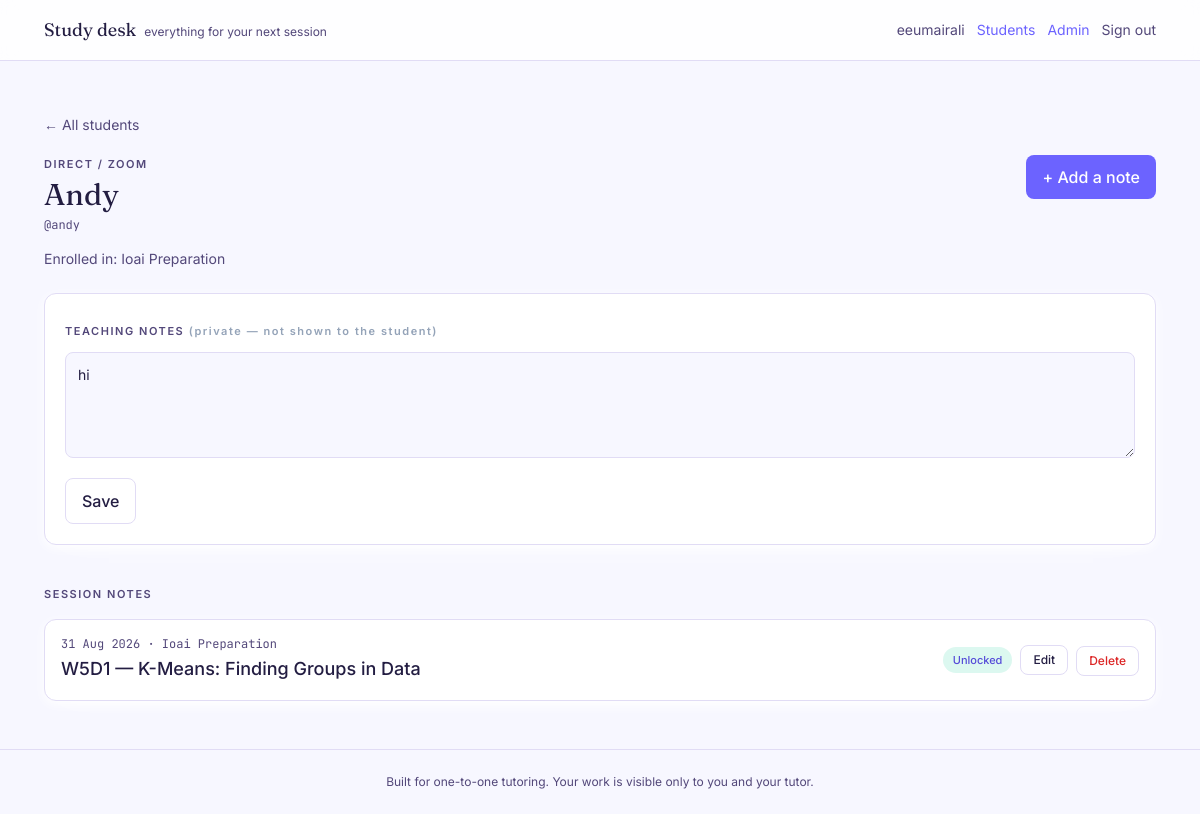
The app's page /students/2/ (signed in) with its own data.
### accounts/models.py (models this page shows, shortened)
class StudentProfile(models.Model):
    PLATFORMS = [
        ("fiverr", "Fiverr"),
        ("preply", "Preply"),
        ("direct", "Direct / Zoom"),
    ]
    user = models.OneToOneField(
        settings.AUTH_USER_MODEL, on_delete=models.CASCADE, related_name="student_profile"
    )
    display_name = models.CharField(
        max_length=60, help_text="What the student is called in lessons. A first name is enough."
    )
    platform = models.CharField(max_length=20, choices=PLATFORMS, default="direct")
    is_minor = models.BooleanField(
        default=False, help_text="Tick if under 18. Guardian contact is then required."
    )
    guardian_email = models.EmailField(
        blank=True, help_text="Only for students under 18. Leave empty otherwise."
    )
    notes = models.TextField(
        blank=True, help_text="Teaching notes only. Do not store anything sensitive here."
    )
    created_at = models.DateTimeField(auto_now_add=True)
    class Meta:
        ordering = ["display_name"]

### learning/models.py (models this page shows, shortened)
class Course(models.Model):
    SUBJECTS = [
        ("python", "Python"),
        ("data", "Data science"),
        ("ml", "Machine learning / computer vision"),
        ("matlab", "MATLAB"),
        ("robotics", "Arduino / Webots robotics"),
        ("exam", "Exam preparation"),
    ]
    title = models.CharField(max_length=120)
    slug = models.SlugField(unique=True)
    subject = models.CharField(max_length=20, choices=SUBJECTS, default="python")
    description = models.TextField(blank=True)
    is_published = models.BooleanField(
        default=True, help_text="Untick to hide from students while you build it."
    )
    created_at = models.DateTimeField(auto_now_add=True)
    class Meta:
        ordering = ["title"]

class Lesson(models.Model):
    course = models.ForeignKey(Course, on_delete=models.CASCADE, related_name="lessons", null=True, blank=True)
    student = models.ForeignKey(
        settings.AUTH_USER_MODEL, on_delete=models.CASCADE, related_name="personal_lessons",
        null=True, blank=True, help_text="Set for a dated document written for one student.",
    )
    date = models.DateField(null=True, blank=True, help_text="Orders this on the student's timeline.")
    order = models.PositiveIntegerField(default=1, help_text="Position in the course (shared curriculum lessons only).")
    title = models.CharField(max_length=140)
    subtitle = models.CharField(max_length=255, blank=True)
    description = models.TextField(blank=True, help_text="What the student will do this session. (Legacy field — new lessons use markdown_source.)")
    markdown_source = models.TextField(blank=True, help_text="The lesson document. See skills/FORMAT_SPEC.md.")
    meta = models.JSONField(default=dict, blank=True, help_text="Unknown front-matter keys, rendered as header pills.")
    hint_seconds_default = models.PositiveIntegerField(default=20)
    is_published = models.BooleanField(default=True, help_text="Locked (unticked) lessons are invisible to the student.")
    class Meta:
        ordering = ["-date", "order", "id"]

### learning/views.py (the view)
# urls.py: path("students/<int:user_id>/", views.student_detail, name="student_detail"),
@staff_member_required
def student_detail(request, user_id):
    student = get_object_or_404(User, pk=user_id)
    profile = getattr(student, "student_profile", None)
    if request.method == "POST" and request.POST.get("action") == "save_profile" and profile:
        profile.notes = request.POST.get("notes", "")
        profile.save(update_fields=["notes"])
        return redirect("student_detail", user_id=student.id)
    lessons = Lesson.objects.filter(student=student).order_by("-date", "-id")
    courses = Course.objects.filter(enrollments__student=student, enrollments__is_active=True)
    return render(request, "learning/tutor/student_detail.html", {
        "student": student, "profile": profile, "lessons": lessons, "courses": courses,
    })

### templates/learning/tutor/student_detail.html (shortened to what this page needs)
{% extends "base.html" %}
{% block content %}
<a href="{% url 'student_list' %}" class="text-sm text-slate-500 hover:text-ink">&larr; All students</a>
<div class="mt-4 flex flex-wrap items-start justify-between gap-4">
  <div>
    <p class="eyebrow">{% if profile %}{{ profile.get_platform_display }}{% else %}No profile{% endif %}{% if profile.is_minor %} · minor{% endif %}</p>
    <h1 class="mt-1 font-display text-3xl">{{ profile.display_name|default:student.username }}</h1>
    <p class="mt-1 font-mono text-xs text-slate-500">@{{ student.username }}{% if profile.guardian_email %} · guardian: {{ profile.guardian_email }}{% endif %}</p>
  </div>
  <a href="{% url 'lesson_upload' student.id %}" class="btn-primary shrink-0">+ Add a note</a>
</div>
{% if courses %}
  <p class="mt-4 text-sm text-slate-500">Enrolled in: {% for c in courses %}{{ c.title }}{% if not forloop.last %}, {% endif %}{% endfor %}</p>
{% endif %}
{% if profile %}
<form method="post" class="card mt-6 p-5">
  <label class="eyebrow" for="notes">Teaching notes <span class="normal-case text-slate-400">(private — not shown to the student)</span></label>
  <textarea id="notes" name="notes" rows="4" class="mt-2 w-full rounded-lg border border-line bg-paper p-3 text-sm focus:outline-none focus:ring-2 focus:ring-teal-600">{{ profile.notes }}</textarea>
  <button type="submit" class="btn-quiet mt-3">Save</button>
</form>
{% endif %}
<h2 class="mt-10 eyebrow">Session notes</h2>
{% if lessons %}
  <ol class="mt-4 divide-y divide-line overflow-hidden rounded-xl border border-line bg-card shadow-card">
    {% for lesson in lessons %}
      <li class="flex items-center gap-2 p-4">
        <a href="{% url 'lesson_tutor_view' lesson.id %}" class="flex min-w-0 flex-1 items-center justify-between gap-4 transition hover:opacity-80">
          <div class="min-w-0">
            <p class="font-mono text-xs text-slate-500">{{ lesson.date|default:"No date" }}{% if lesson.course %} · {{ lesson.course.title }}{% endif %}</p>
            <p class="mt-0.5 font-medium">{{ lesson.title }}</p>
          </div>
          <span class="shrink-0 rounded-full px-2.5 py-1 text-[11px] font-medium {% if lesson.is_published %}bg-mint-100 text-teal-700{% else %}bg-paper text-slate-500{% endif %}">
            {% if lesson.is_published %}Unlocked{% else %}Locked{% endif %}
          </span>
        </a>
        <a href="{% url 'lesson_edit' student.id lesson.id %}" class="btn-quiet shrink-0 px-3 py-1.5 text-xs">Edit</a>
        <form method="post" action="{% url 'lesson_delete' lesson.id %}"
              onsubmit="return confirm('Delete “{{ lesson.title }}”? This removes the student’s saved answers too. This cannot be undone.');">
          <button type="submit" class="btn-quiet shrink-0 px-3 py-1.5 text-xs text-red-600 hover:border-red-300">Delete</button>
        </form>
      </li>
    {% endfor %}
  </ol>
{% else %}
  <div class="card mt-4 p-8 text-center">
    <p class="font-display text-xl">No notes yet</p>
    <p class="mt-2 text-sm text-slate-500">Add the first one — paste or upload a Markdown file.</p>
  </div>
{% endif %}
{% endblock %}

### templates/base.html (shortened to what this page needs)
{% load static %}<!doctype html>
<html lang="en" class="h-full">
<head>
<link rel="stylesheet" href="{% static 'css/app.css' %}">
</head>
<body class="min-h-full flex flex-col">
<header class="border-b border-line bg-card/80 backdrop-blur">
  <div class="mx-auto flex max-w-6xl items-center justify-between px-5 py-4">
    <a href="{% url 'dashboard' %}" class="flex items-baseline gap-2">
      <span class="font-display text-lg text-ink">Study desk</span>
      <span class="hidden text-xs text-slate-500 sm:inline">everything for your next session</span>
    </a>
    <div class="flex items-center gap-3 text-sm">
      {% if user.is_authenticated %}
        <span class="hidden text-slate-500 sm:inline">{{ user.student_profile.display_name|default:user.username }}</span>
        {% if user.is_staff %}
          <a class="text-teal-600 hover:underline" href="{% url 'student_list' %}">Students</a>
          <a class="text-teal-600 hover:underline" href="/admin/">Admin</a>
        {% endif %}
      {% endif %}
      {% if user.is_authenticated %}
        <form method="post" action="{% url 'logout' %}">{% csrf_token %}
          <button class="text-slate-500 hover:text-ink">Sign out</button>
        </form>
      {% endif %}
    </div>
  </div>
</header>
<main id="main" class="mx-auto w-full max-w-6xl flex-1 px-5 py-8 sm:py-12">
  {% block content %}{% endblock %}
</main>
<footer class="border-t border-line py-6 text-center text-xs text-slate-500">
  Built for one-to-one tutoring. Your work is visible only to you and your tutor.
</footer>
</body>
</html>

### records on screen
StudentProfile: platform "DIRECT / ZOOM", display_name "Andy", notes "hi"
Course: title "Ioai Preparation"
Lesson: date "31 Aug 2026", course "Ioai Preparation", title "W5D1 — K-Means: Finding Groups in Data", is_published "Unlocked"

### other values on screen
{{ user.student_profile.display_name|default:user.username }} "eeumairali"
{{ student.username }} "andy"
